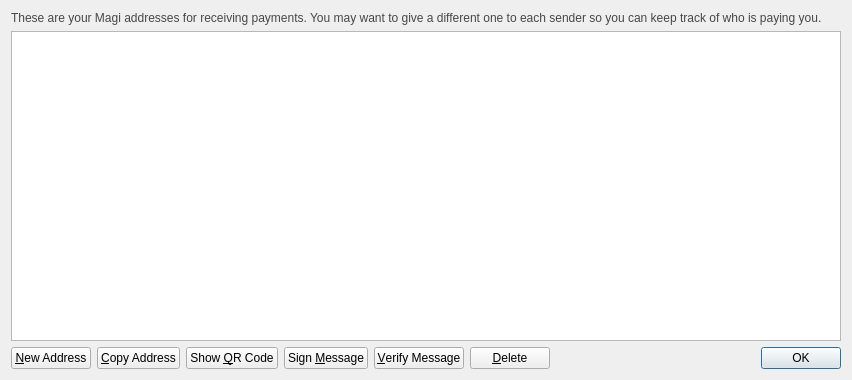
<?xml version="1.0" encoding="UTF-8"?>
<ui version="4.0">
 <class>AddressBookPage</class>
 <widget class="QWidget" name="AddressBookPage">
  <property name="geometry">
   <rect>
    <x>0</x>
    <y>0</y>
    <width>852</width>
    <height>380</height>
   </rect>
  </property>
  <property name="windowTitle">
   <string>Address Book</string>
  </property>
  <layout class="QVBoxLayout" name="verticalLayout">
   <item>
    <widget class="QLabel" name="labelExplanation">
     <property name="styleSheet">
      <string notr="true">#labelExplanation { color: #464747; }</string>
     </property>
     <property name="text">
      <string>These are your Magi addresses for receiving payments. You may want to give a different one to each sender so you can keep track of who is paying you.</string>
     </property>
     <property name="textFormat">
      <enum>Qt::PlainText</enum>
     </property>
     <property name="wordWrap">
      <bool>true</bool>
     </property>
    </widget>
   </item>
   <item>
    <widget class="QTableView" name="tableView">
     <property name="contextMenuPolicy">
      <enum>Qt::CustomContextMenu</enum>
     </property>
     <property name="toolTip">
      <string>Double-click to edit address or label</string>
     </property>
     <property name="tabKeyNavigation">
      <bool>false</bool>
     </property>
     <property name="alternatingRowColors">
      <bool>true</bool>
     </property>
     <property name="selectionMode">
      <enum>QAbstractItemView::SingleSelection</enum>
     </property>
     <property name="selectionBehavior">
      <enum>QAbstractItemView::SelectRows</enum>
     </property>
     <property name="sortingEnabled">
      <bool>true</bool>
     </property>
     <attribute name="verticalHeaderVisible">
      <bool>false</bool>
     </attribute>
    </widget>
   </item>
   <item>
    <layout class="QHBoxLayout" name="horizontalLayout">
     <item>
      <widget class="QPushButton" name="newAddressButton">
       <property name="toolTip">
        <string>Create a new address</string>
       </property>
       <property name="text">
        <string>&amp;New Address</string>
       </property>
       <property name="icon">
        <iconset resource="../calm.qrc">
         <normaloff>:/icons/add</normaloff>:/icons/add</iconset>
       </property>
      </widget>
     </item>
     <item>
      <widget class="QPushButton" name="copyToClipboard">
       <property name="toolTip">
        <string>Copy the currently selected address to the system clipboard</string>
       </property>
       <property name="text">
        <string>&amp;Copy Address</string>
       </property>
       <property name="icon">
        <iconset resource="../calm.qrc">
         <normaloff>:/icons/editcopy</normaloff>:/icons/editcopy</iconset>
       </property>
      </widget>
     </item>
     <item>
      <widget class="QPushButton" name="showQRCode">
       <property name="text">
        <string>Show &amp;QR Code</string>
       </property>
       <property name="icon">
        <iconset resource="../calm.qrc">
         <normaloff>:/icons/qrcode</normaloff>:/icons/qrcode</iconset>
       </property>
      </widget>
     </item>
     <item>
      <widget class="QPushButton" name="signMessage">
       <property name="toolTip">
        <string>Sign a message to prove you own a Magi address</string>
       </property>
       <property name="text">
        <string>Sign &amp;Message</string>
       </property>
       <property name="icon">
        <iconset resource="../calm.qrc">
         <normaloff>:/icons/edit</normaloff>:/icons/edit</iconset>
       </property>
      </widget>
     </item>
     <item>
      <widget class="QPushButton" name="verifyMessage">
       <property name="toolTip">
        <string>Verify a message to ensure it was signed with a specified Magi address</string>
       </property>
       <property name="text">
        <string>&amp;Verify Message</string>
       </property>
       <property name="icon">
        <iconset resource="../calm.qrc">
         <normaloff>:/icons/transaction_0</normaloff>:/icons/transaction_0</iconset>
       </property>
      </widget>
     </item>
     <item>
      <widget class="QPushButton" name="deleteButton">
       <property name="toolTip">
        <string>Delete the currently selected address from the list</string>
       </property>
       <property name="text">
        <string>&amp;Delete</string>
       </property>
       <property name="icon">
        <iconset resource="../calm.qrc">
         <normaloff>:/icons/remove</normaloff>:/icons/remove</iconset>
       </property>
      </widget>
     </item>
     <item>
      <spacer name="horizontalSpacer">
       <property name="orientation">
        <enum>Qt::Horizontal</enum>
       </property>
       <property name="sizeHint" stdset="0">
        <size>
         <width>40</width>
         <height>20</height>
        </size>
       </property>
      </spacer>
     </item>
     <item>
      <widget class="QDialogButtonBox" name="buttonBox">
       <property name="sizePolicy">
        <sizepolicy hsizetype="Maximum" vsizetype="Fixed">
         <horstretch>0</horstretch>
         <verstretch>0</verstretch>
        </sizepolicy>
       </property>
       <property name="standardButtons">
        <set>QDialogButtonBox::Ok</set>
       </property>
      </widget>
     </item>
    </layout>
   </item>
  </layout>
 </widget>
 <resources>
  <include location="../calm.qrc"/>
 </resources>
 <connections/>
</ui>
